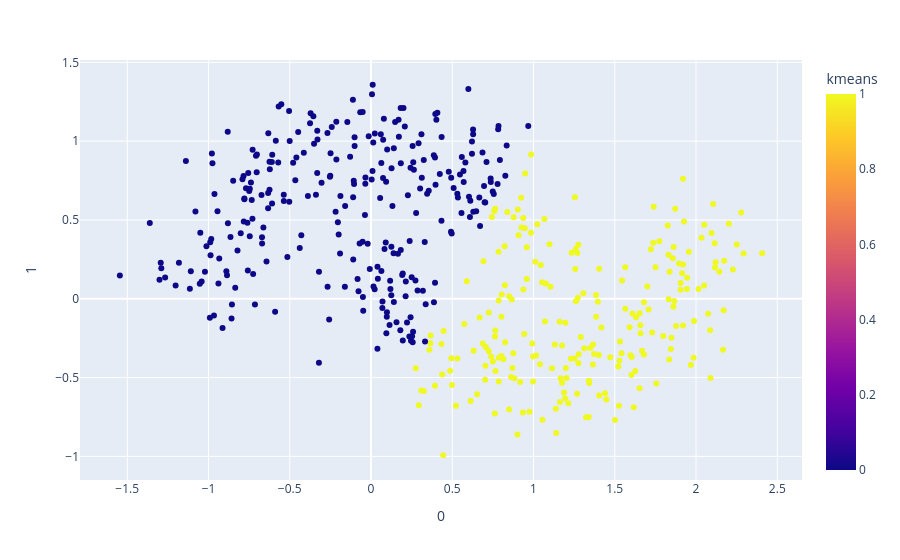

The code cell stored with this chart in its notebook:
### Markdown cell above
## 🔍 Le résultat KMeans : l'ÉCHEC attendu

Regarde : KMeans coupe les deux croissants par une frontière **quasi droite**, mélangeant les deux formes. Il ne peut faire que des blocs ronds autour de ses 2 centres → il ne « voit » pas les croissants. C'est sa limite fondamentale.

### Code cell
px.scatter(results_df, x = 0, y = 1, color="kmeans")

### Figure 1 — Plotly figure (JSON) as saved in the notebook; plotly's stock layout.template omitted (floating-point values rounded to 4 significant figures; data arrays with more than 128 entries replaced by an {"elided": "..."} marker saying what was removed)
{"data": [{"hovertemplate": "0=%{x}<br>1=%{y}<br>kmeans=%{marker.color}<extra></extra>", "legendgroup": "", "marker": {"color": {"elided": "500 int values"}, "coloraxis": "coloraxis", "symbol": "circle"}, "mode": "markers", "name": "", "orientation": "v", "showlegend": false, "type": "scatter", "x": {"elided": "500 float values"}, "xaxis": "x", "y": {"elided": "500 float values"}, "yaxis": "y"}], "layout": {"autosize": true, "coloraxis": {"colorbar": {"title": {"text": "kmeans"}}, "colorscale": [[0, "#0d0887"], [0.1111, "#46039f"], [0.2222, "#7201a8"], [0.3333, "#9c179e"], [0.4444, "#bd3786"], [0.5556, "#d8576b"], [0.6667, "#ed7953"], [0.7778, "#fb9f3a"], [0.8889, "#fdca26"], [1, "#f0f921"]]}, "legend": {"tracegroupgap": 0}, "margin": {"t": 60}, "xaxis": {"anchor": "y", "autorange": true, "domain": [0, 1], "range": [-1.784, 2.645], "title": {"text": "0"}, "type": "linear"}, "yaxis": {"anchor": "x", "autorange": true, "domain": [0, 1], "range": [-1.175, 1.54], "title": {"text": "1"}, "type": "linear"}}}
